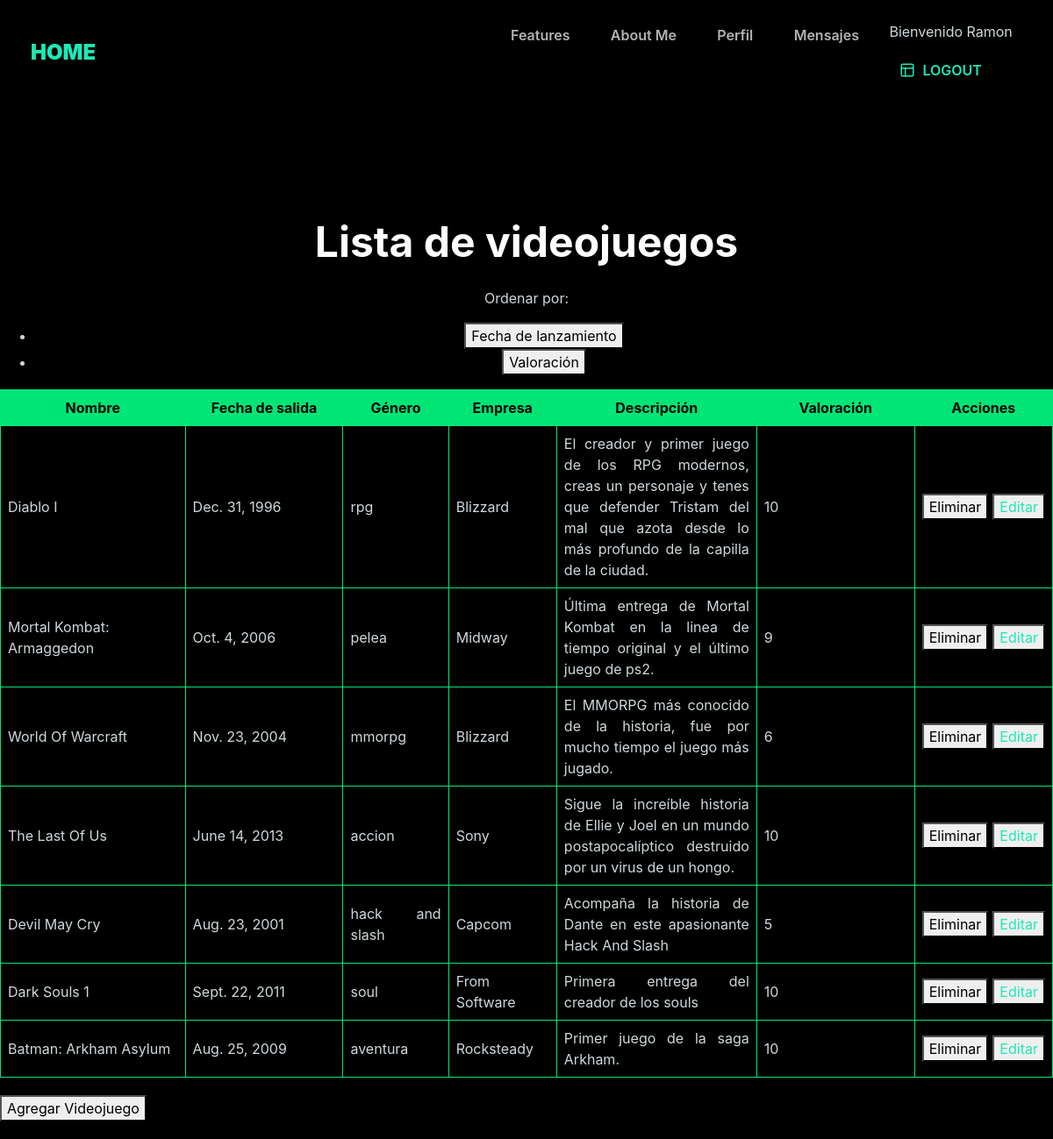
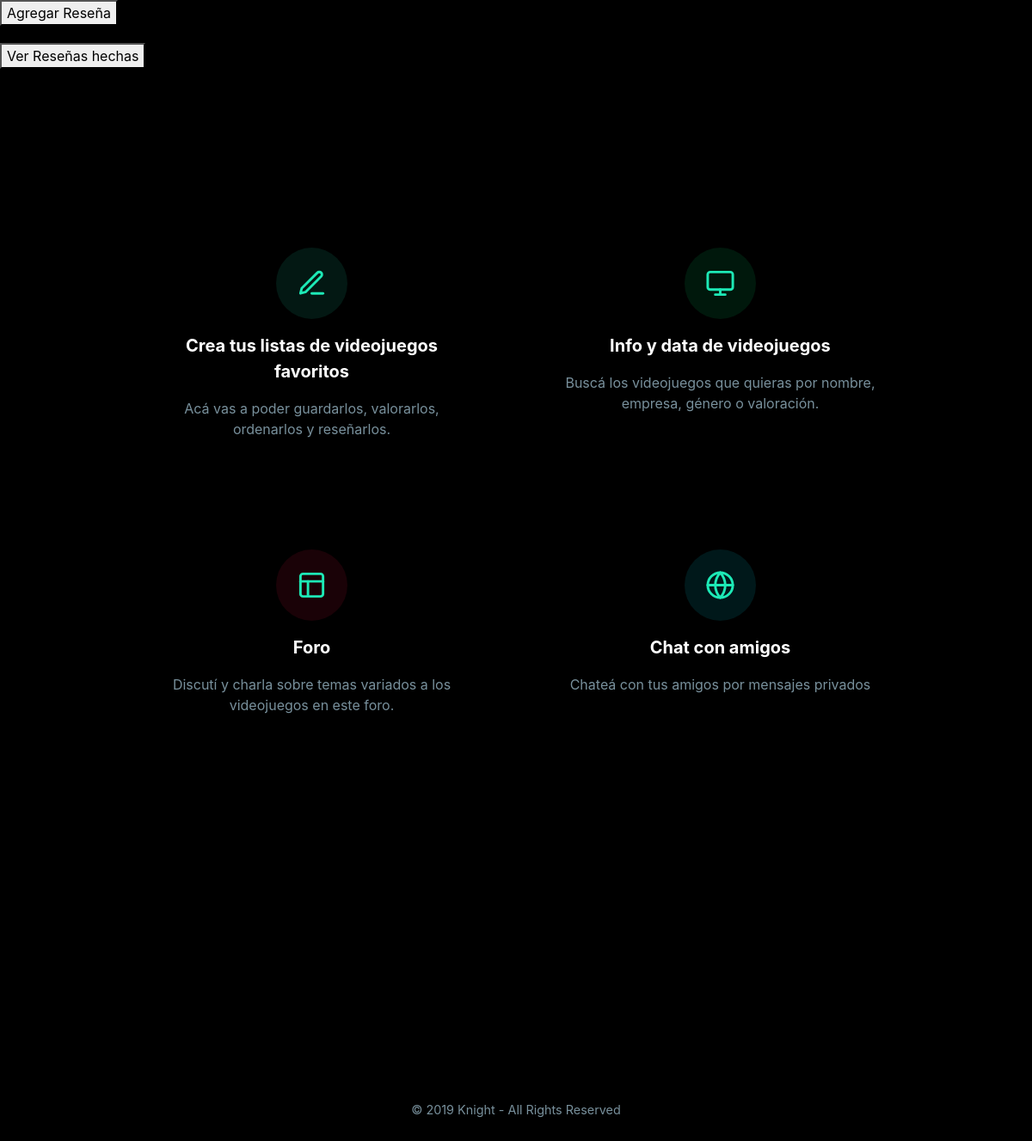
The page /l-videojuegos (signed in) on the database its author committed (2 pictures, top to bottom).
### AppBase/models.py (models this page shows, shortened)
class Videojuego(models.Model):
    nombre = models.CharField(max_length=255)
    fecha_salida = models.DateField()
    genero = models.CharField(max_length=255, choices=GENERO_OPCIONES)
    empresa = models.CharField(max_length=255)
    descripcion = models.TextField()
    valoracion = models.IntegerField(choices=VALORACIONES_OPCIONES, null=False)

### AppBase/views.py (the view)
# urls.py: path('l-videojuegos', lista_videojuegos, name="ListaVideojuegos"),
@login_required
def lista_videojuegos(request):
    orden = request.GET.get('orden', None)
    videojuegos = Videojuego.objects.all()
    if orden == 'lanzamiento':
        videojuegos = videojuegos.order_by('-fecha_salida')
    elif orden == 'valoracion':
        videojuegos = videojuegos.order_by('-valoracion')
    return render(request, "ver_videojuegos.html", {"videojuegos": videojuegos})

### AppBase/templates/ver_videojuegos.html (shortened to what this page needs)
{% extends 'base.html' %}
{% load static %}
{% block contenidoQCambia %}
    <link rel="stylesheet" type="text/css" href="{% static 'css/ver_videojuegos.css' %}">
    <h1>Lista de videojuegos</h1>
    <p class="ordenar-por">Ordenar por:</p>
    <ul>
        <li>
            <form method="get" action="{% url 'ListaVideojuegos' %}">
                <button type="submit">Fecha de lanzamiento</button>
            </form>
        </li>
        <li>
            <form method="get" action="{% url 'ListaVideojuegos' %}">
                <button type="submit">Valoración</button>
            </form>
        </li>
    </ul>
    <table>
        <thead>
            <tr>
                <th class="columna-nombre">Nombre</th>
                <th class="columna-fecha-salida">Fecha de salida</th>
                <th class="columna-genero">Género</th>
                <th class="columna-empresa">Empresa</th>
                <th class="columna-descripcion">Descripción</th>
                <th class="columna-valoracion">Valoración</th>
                <th class="columna-acciones">Acciones</th>
            </tr>
        </thead>
        <tbody>
            {% for videojuego in videojuegos %}
                <tr>
                    <td>{{ videojuego.nombre }}</td>
                    <td>{{ videojuego.fecha_salida }}</td>
                    <td>{{ videojuego.genero }}</td>
                    <td>{{ videojuego.empresa }}</td>
                    <td>{{ videojuego.descripcion }}</td>
                    <td>{{ videojuego.valoracion }}</td>
                    <td>
                        <div style="display: flex; column-gap: 5px;">
                            <form action="{% url 'EliminarVideojuego' videojuego.id %}" method="POST">{% csrf_token %}
                                <button type="submit">Eliminar</button>
                            </form>
                            <button>
                                <a href="{% url 'EditarVideojuego' videojuego.id %}">Editar</a>
                            </button>
                        </div>
                    </td>
                </tr>
            {% endfor %}
        </tbody>
    </table>
    <div style="margin-top: 20px;">
        {% url 'AgregarVideojuego' as url %}
        <button type="button" onclick="window.location.href='{{ url }}'">Agregar Videojuego</button>
    </div>
    <div style="margin-top: 20px;">
        {% url 'AgregarResena' as url %}
        <button type="button" onclick="window.location.href='{{ url }}'">Agregar Reseña</button>
    </div>
    <div style="margin-top: 20px;">
        {% url 'ListaResenas' as url %}
        <button type="button" onclick="window.location.href='{{ url }}'">Ver Reseñas hechas</button>
    </div>
{% endblock contenidoQCambia %}

### AppBase/templates/base.html (shortened to what this page needs)
<!doctype html>
<html lang="en">
<head>
    {% load static %}
    <link href="https://rsms.me/inter/inter-ui.css" rel="stylesheet">
    <link rel="stylesheet" href="https://cdnjs.cloudflare.com/ajax/libs/font-awesome/4.7.0/css/font-awesome.min.css">
    <link rel="stylesheet" href="https://cdnjs.cloudflare.com/ajax/libs/slick-carousel/1.8.1/slick.min.css">
    <link rel="stylesheet" href="https://cdnjs.cloudflare.com/ajax/libs/slick-carousel/1.8.1/slick-theme.min.css">
    <link rel="stylesheet" href="{% static 'css/default.css'%}" id="theme-color">
</head>
<body>
<section class="smart-scroll">
    <div class="container-fluid">
        <nav class="navbar navbar-expand-md navbar-dark">
            <a class="navbar-brand heading-black" href="{% url 'Inicio' %}">
                HOME
            </a>
            <div class="collapse navbar-collapse" id="navbarCollapse">
                <ul class="navbar-nav ml-auto">
                    <li class="nav-item">
                        <a class="nav-link page-scroll" href="#features">Features</a>
                    </li>
                    <li class="nav-item">
                        <a class="nav-link page-scroll" href="{% url 'AboutMe' %}">About Me</a>
                    </li>
                    {% if user.is_authenticated %}
                    <li class="nav-item">
                        <a class="nav-link page-scroll" href="{% url 'Perfil' %}">Perfil</a>
                    </li>
                    {% endif %}
                    {% if user.is_authenticated %}
                    <li class="nav-item">
                        <a class="nav-link page-scroll" href="{% url 'AppMensajes:Inbox' %}">Mensajes</a>
                    </li>
                    {% endif %}
                    <li class="nav-item">
                    {% if user.is_authenticated %}
                        <p>Bienvenido {{user.username}}</p>
                        <a class="nav-link page-scroll d-flex flex-row align-items-center text-primary" href="{% url 'Logout' %}">
                            <em data-feather="layout" width="18" height="18" class="mr-2"></em>
                            LOGOUT
                        </a>
                    {% else %}
                        <a class="nav-link page-scroll d-flex flex-row align-items-center text-primary" href="{% url 'Login' %}">
                            <em data-feather="layout" width="18" height="18" class="mr-2"></em>
                            LOGIN
                        </a>
                    {% endif %}
                    </li>
                </ul>
            </div>
        </nav>
    </div>
</section>
{% if user.is_authenticated %}
<br>
<br>
<br>
<br>
<br>
<br>
<br>
<br>
<br>
<br>
{% endif %}
{% block contenidoQCambia %}
{% endblock contenidoQCambia %}
<section class="pt-6 pb-7" id="features">
    <div class="container">
        <div class="row mt-5">
            <div class="col-md-10 mx-auto">
                <div class="row feature-boxes">
                    <div class="col-md-6 box">
                        <div class="icon-box box-primary">
                            <a href="{% url 'ListaVideojuegos' %}">
                                <div class="icon-box-inner">
                                    <span data-feather="edit-3" width="35" height="35"></span>
                                    </div>
                                </div>
                        <h5>Crea tus listas de videojuegos favoritos</h5>
                        <p class="text-muted">Acá vas a poder guardarlos, valorarlos, ordenarlos y reseñarlos.</p>
                    </div>
                    <div class="col-md-6 box">
                        <div class="icon-box box-success">
                            <a href="{% url 'BusquedaVideojuegos' %}">
                                <div class="icon-box-inner">
                                    <span data-feather="monitor" width="35" height="35"></span>
                                </div>
                            </a>
                        </div>
                        <h5>Info y data de videojuegos</h5>
                        <p class="text-muted">Buscá los videojuegos que quieras por nombre, empresa, género o valoración.</p>
                    </div>
                    <div class="col-md-6 box">
                        <div class="icon-box box-danger">
                            <a href="{% url 'Foro' %}">
                                <div class="icon-box-inner">
                                    <span data-feather="layout" width="35" height="35"></span>
                                </div>
                            </a>
                        </div>
                        <h5>Foro</h5>
                        <p class="text-muted">Discutí y charla sobre temas variados a los videojuegos en este foro.</p>
                    </div>
                    <div class="col-md-6 box">
                        <div class="icon-box box-info">
                            <a href="{% url 'AppMensajes:Inbox' %}">
                                <div class="icon-box-inner">
                                    <span data-feather="globe" width="35" height="35"></span>
                                </div>
                            </a>
                        </div>
                        <h5>Chat con amigos</h5>
                        <p class="text-muted">Chateá con tus amigos por mensajes privados</p>
                    </div>
                </div>
            </div>
        </div>
        </div>
</section>
<footer class="py-6">
        <div class="row mt-5">
            <div class="col-12 text-muted text-center small-xl">
                &copy; 2019 Knight - All Rights Reserved
            </div>
        </div>
</footer>
</body>
</html>

### AppBase/static/css/ver_videojuegos.css (style rules this page uses)
form { display: flex; flex-direction: column; align-items: center; justify-content: space-between; }
h1 { text-align: center; }
.ordenar-por { text-align: center; }
table { border-collapse: collapse; width: 100%; text-align: center; margin-top: 1rem; }
th, td { border: 1px solid #00e676; padding: 8px; }
th { background-color: #00e676; }
td { max-width: 250px; text-align: justify; }
tbody tr td:first-child { text-align: left; }
tbody tr td:nth-child(2), tbody tr td:nth-child(6) { width: 15%; }
tbody tr td:nth-child(3), tbody tr td:nth-child(4) { width: 20 }
.columna-nombre, .columna-fecha-salida, .columna-genero, .columna-empresa, .columna-descripcion, .columna-valoracion, .columna-acciones { color: black; }

### rows shown on the page
Videojuego: nombre "Diablo I", fecha_salida "Dec. 31, 1996", genero "rpg", empresa "Blizzard", descripcion "El creador y primer juego de los RPG modernos, creas un personaje y tenes que defender Tristam del mal que azota desde lo más profundo de la capilla de la ciudad.", valoracion "10"
Videojuego: nombre "Mortal Kombat: Armaggedon", fecha_salida "Oct. 4, 2006", genero "pelea", empresa "Midway", descripcion "Última entrega de Mortal Kombat en la linea de tiempo original y el último juego de ps2.", valoracion "9"
Videojuego: nombre "World Of Warcraft", fecha_salida "Nov. 23, 2004", genero "mmorpg", empresa "Blizzard", descripcion "El MMORPG más conocido de la historia, fue por mucho tiempo el juego más jugado.", valoracion "6"
Videojuego: nombre "The Last Of Us", fecha_salida "June 14, 2013", genero "accion", empresa "Sony", descripcion "Sigue la increíble historia de Ellie y Joel en un mundo postapocalíptico destruido por un virus de un hongo.", valoracion "10"
Videojuego: nombre "Devil May Cry", fecha_salida "Aug. 23, 2001", genero "hack and slash", empresa "Capcom", descripcion "Acompaña la historia de Dante en este apasionante Hack And Slash", valoracion "5"
Videojuego: nombre "Dark Souls 1", fecha_salida "Sept. 22, 2011", genero "soul", empresa "From Software", descripcion "Primera entrega del creador de los souls", valoracion "10"
Videojuego: nombre "Batman: Arkham Asylum", fecha_salida "Aug. 25, 2009", genero "aventura", empresa "Rocksteady", descripcion "Primer juego de la saga Arkham.", valoracion "10"

### other values the page prints
{{ user.username }} "Ramon"
